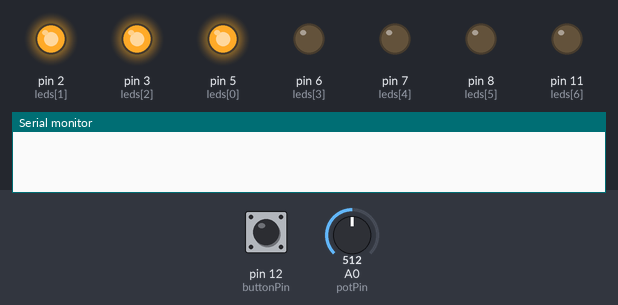
The sketch below on a simulated Arduino Uno, built with avr-gcc and run on an emulated ATmega328P. Parts: output pins drawn as LEDs (lit = HIGH), the last lines printed to the serial monitor. The test bench sets the inputs (shaded band); at power-on: pin 12 (buttonPin) LOW, A0 (potPin) = 512. Random numbers use the default seed unless the sketch sets one.

Above: at 2.7 s.
2.8 s: pin 12 (buttonPin) pulled HIGH for 1 s
At 3.1 s:
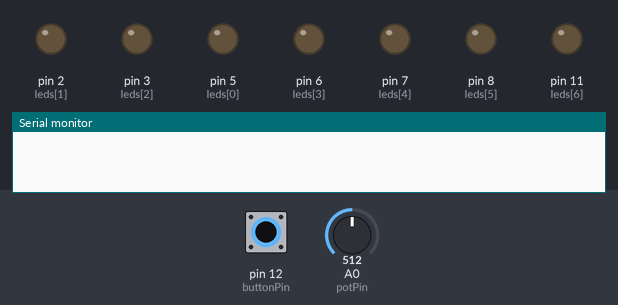
At 6.7 s:
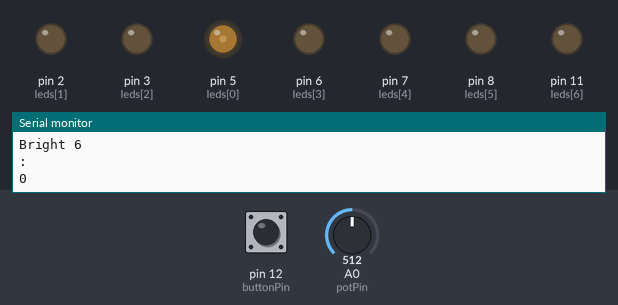
6.8 s: A0 (potPin) set to 716
9.8 s: A0 (potPin) set to 695
At 11.4 s:
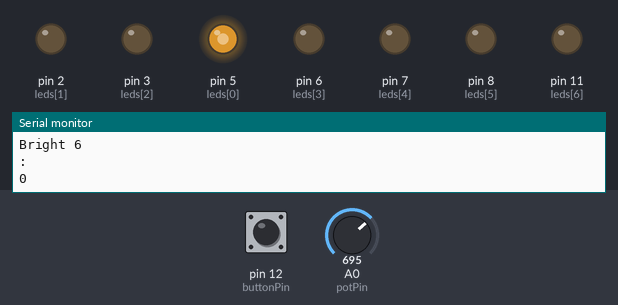
12.8 s: pin 12 (buttonPin) pulled HIGH for 3.2 s
At 17.83 s:
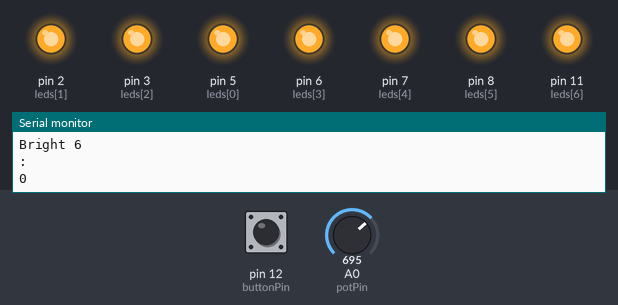
18.5 s: pin 12 (buttonPin) pulled HIGH for 0.15 s
24.6 s: pin 12 (buttonPin) pulled HIGH for 0.15 s
Timing chart, 0 to 37.2 s (numbered marks = the images above; inputs shaded):
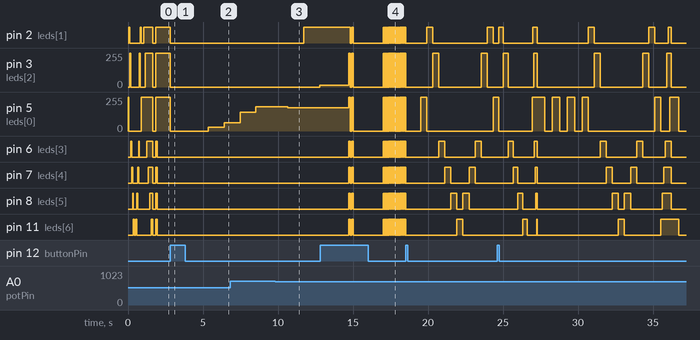

The sketch:

sitting-timer-led.ino
```cpp
//set sitting time in secounds(CHANGE TO MINUTES):
int sitTime = 20;
//set rest time in secounds(CHANGE TO MINUTES):
int restTime = 5;
//set Max brightness:
//int maxBrightness = 150;
//set ledCount:
int ledCount = 7;
// secounds for one LED:
int ledTime = 10;
// pulsing speed:
int dimSpeed = 2;

//sitTime=sitTime*60; //change to secounds
//restTime=restTime*60; //change to secounds

int leds[] = {5, 2, 3, 6, 7, 8, 11};   // LEDs from right to left connected to these pins
int buttonPin = 12;          // the number of the pushbutton pin
int buttonState = 0;         // variable for reading the pushbutton status
int potPin = A0;             // potentiometer pin
int wins = 0, loses = 0;    // for counting score in minigame

// function for max brightness:
int maxBrightness()
{
  int maxBrightness = analogRead(A0);
  maxBrightness = map(maxBrightness, 50, 1000, 10, 255);

  if (maxBrightness > 255)
  {
    maxBrightness = 255;
  }
  else if (maxBrightness < 10)
  {
    maxBrightness = 10;
  }

  return maxBrightness;
}

//Brightness function:
int brightness(int pin, int brightX, int maxBrig)
{
  int unit = maxBrig / ledCount;                   //unit for calculating brightness
  int bright = ledCount*(brightX-(unit*(pin+1))+unit);
  if (bright > maxBrig)
  {
    bright = maxBrig;
  }
  else if (bright < 0)
  {
    bright = 0;
  }

  Serial.print("Bright "); Serial.println(pin); Serial.println(": "); Serial.println(bright);
  return bright;
}

// functions for animation:
void onAll()
{
  for (int i = ledCount; i > -1; i--)
  {
  analogWrite(leds[i], 255);
  }
}

void offAll()
{
  for (int i = ledCount; i > -1; i--)
  {
    analogWrite(leds[i], 0);
  }
}

void RtoL(int pause)
{
  for (int i = ledCount-1; i >= 0; i--)
  {
    analogWrite(leds[i], 255);
    delay(pause);
    analogWrite(leds[i], 0);
  }
}

void LtoR(int pause)
{
  for (int i = 0; i < ledCount; i++)
  {
    analogWrite(leds[i], 255);
    delay(pause);
    analogWrite(leds[i], 0);
  }
}

void chargeL(int pause)
{
  for (int i = 0; i < ledCount; i++)
  {
    analogWrite(leds[i], 255);
    delay(pause);
  }
  offAll();
}

void chargeR(int pause)
{
  for (int i = ledCount-1; i > -1; i--)
  {
    analogWrite(leds[i], 255);
    delay(pause);
  }
  offAll();
}

bool win()
{
  offAll();
  chargeL(50);
  offAll();
  wins = wins + 1;  //counts score

  //show score:
  for (int i = 0; i < 3; i++)
  {
    for (int j = 0; j < wins; j++)
    {
      analogWrite(leds[j], 255);
    }
    for (int j = 1; j <= loses; j++)
    {
      analogWrite(leds[ledCount-j], 255);
    }
    delay(500);
    for (int j = 0; j < wins; j++)
    {
      analogWrite(leds[j], 0);
    }
    for (int j = 1; j <= loses; j++)
    {
      analogWrite(leds[ledCount-j], 0);
    }
    delay(500);
  }

  //finishes game:
  if (wins < 3)
  {
    return true;
  }
  else if (wins == 3)
  {
    return false;
  }
}

bool lost()
{
  offAll();
  chargeR(100);
  offAll();
  loses = loses + 1; //counts score

  //show score:
  for (int i = 0; i < 3; i++)
  {
    for (int j = 0; j < wins; j++)
    {
      analogWrite(leds[j], 255);
    }
    for (int j = 1; j <= loses; j++)
    {
      analogWrite(leds[ledCount-j], 255);
    }
    delay(500);
    for (int j = 0; j < wins; j++)
    {
      analogWrite(leds[j], 0);
    }
    for (int j = 1; j <= loses; j++)
    {
      analogWrite(leds[ledCount-j], 0);
    }
    delay(500);
  }

  //finishes game:
  if (loses < 3)
  {
    return true;
  }
  else if (loses == 3)
  {
    return false;
  }
}

int game(int diff)
{
  bool goal = false;
  analogWrite(leds[0], 255);
  delay(diff);
  analogWrite(leds[0], 0);
  while (goal == false)
  {
    //Left to right:
    for (int i = 1; i <= ledCount; i++)
    {
      //moves:
      if (i < (ledCount-1))
      {
        analogWrite(leds[i], 255);
        delay(diff);
        analogWrite(leds[i], 0);
      }
      //checks if bloked:
      else
      {
        analogWrite(leds[i], 255);
        delay(diff);
        analogWrite(leds[i], 0);

        int block = random(10);
        if (block < 9) // 90% block chance
        {
          break;
        }
        //if not bloked:
        else
        {
          delay(diff);
          goal = true;
          return win();
        }
      }

    }

    //Right to left:
    bool forth = false;
    for (int i = (ledCount - 2); i >= -1; i--)
    {
      //moves and checks if button pressed
      if (i > 0)
      {
        analogWrite(leds[i], 255);
        for (int j = 0; j < 100; j++)
        {
          buttonState = digitalRead (buttonPin);
          //if pressed to early:
          if (buttonState == HIGH)
          {
            goal = true;
            return lost();
          }
          delay(diff/100);
        }
        analogWrite(leds[i], 0);
      }
      //actions on last LED:
      else if (i == 0)
      {
        analogWrite(leds[i], 255);
        //checks button state:
        for (int j=0; j < 100; j++)
        {
          buttonState = digitalRead (buttonPin);
          if (buttonState == HIGH)
          {
            diff = diff - (diff/5);
            //continue dalay for smooter action:
            for (; j < 100; j++)
            {
              delay(diff/100);
            }
            analogWrite(leds[i], 0);
            forth = true;
          }
          delay(diff/100);
        }
      }
      //if button pressed:
      if (forth == true)
      {
        break;
      }
      //if button not pressed:
      else if (i == -1)
      {
        goal == true;
        return lost();
      }
    }

  }
}

// function for stoping counter
bool kill()
{
  for (int i=0; i<20; i++)
  {
    buttonState = digitalRead (buttonPin);
    if (buttonState == HIGH && i>18)
    {
      onAll();
      delay(100);
      offAll();
      delay(100);
      onAll();
      delay(100);
      offAll();
      while (buttonState == HIGH)
      {
        buttonState = digitalRead (buttonPin);
      }
      return true;
    }
    else if (buttonState == HIGH)
    {
      delay(100);
    }
    else if (buttonState == LOW)
    {
      return false;
    }
  }
}

void setup() {

  Serial.begin(9600);

  //sitTime=sitTime*1000; //CHANGE TO MINUTES
  //restTime=restTime*1000; //CHANGE TO MINUTES

  // initialize the pushbutton pin as an input:
  pinMode(buttonPin, INPUT);

  // initialize digital pin for leds as an output.
  for (int i = 0; i < ledCount; i++)
  {
    pinMode(leds[i], OUTPUT);
  }

  //Starting animation:
  //left to right
  LtoR(60);
  delay(100);

  //right to left
  RtoL(60);

  //charging left to right
  chargeL(100);
  delay(100);

  //off all
  offAll();
  delay(100);

  //on all
  onAll();
  delay(100);

  //time selector:
  while (buttonState == LOW)
  {
    int potVal = analogRead(potPin);
    int allTimeLED = map (potVal, 50, 1000, 1, ledCount); // potentiometer range reduced
    int i = 0;

    for (; i < allTimeLED; i++)
    {
      analogWrite (leds[i], 255);
    }
    for (; i < ledCount; i++)
    {
      analogWrite (leds[i], 0);
    }

    int allTime = allTimeLED * ledTime;
    sitTime = allTime * 0.92;
    restTime = allTime - sitTime;
    buttonState = digitalRead (buttonPin);

  }
}

void loop() {

/*
  //DELETE:  ///////////////////////////////////////////////////////////////////////////
  while (buttonState == LOW)
  {
    buttonState = digitalRead (buttonPin);
  }

  offAll();
  delay(1000);

  int gaming = true;
  int score = 0;
  int diff = 400; // difficulty
  while (gaming == true)
  {
    gaming = game(diff);
  }

  //TILL HERE
*/
  //off all
  offAll();

  delay (500);

  // read the state of the pushbutton value:
  buttonState = digitalRead(buttonPin);

  //start timer:
  while (buttonState == LOW)
  {
//    Serial.print("Start timer "); //Serial.println(pin);
    int maxBrig = maxBrightness();

    //delay while checking button:
    for (int i = 0; i<800; i++)
    {
      maxBrig = maxBrightness();

        for (int i = ledCount; i > -1; i--)
      {
        analogWrite(leds[i], maxBrig);
      }

      buttonState = digitalRead(buttonPin);
      if (buttonState == HIGH)
      {
        break;
      }
      delay(1);
    }

    for (int i = ledCount; i > -1; i--)
    {
      analogWrite(leds[i], 0);
    }

    //delay while checking button:
    for (int i = 0; i<200; i++)
    {
      buttonState = digitalRead(buttonPin);
      if (buttonState == HIGH)
      {
        break;
      }
      delay(1);
    }

  }

  delay(1000);

  //Loop for sitting:
  for (int i = 0; i < sitTime; i++)
  {
    bool reset = false;
    int maxBrig = maxBrightness();
    int brightX = map(i, 0, sitTime, 0, maxBrig); // maping for brighten

    //Turn on what needs to be on:
    for (int j=0; j<ledCount; j++)
    {
      analogWrite(leds[j], brightness(j, brightX, maxBrig));
    }

    for (int k=0; k<10; k++) // delay while checking button press
    {
      buttonState = digitalRead(buttonPin);
      if (buttonState == HIGH)
      {
        reset = kill();
      }
      delay(100);
    }
    if (reset == true)
    {
      break;
    }
  }

  //Wait for button press:
  buttonState = digitalRead(buttonPin);
  while (buttonState == LOW)
  {
    buttonState = digitalRead(buttonPin);
    //Add animation to stop sitting: /////////////////////////////////////////////
    onAll();
    delay(10);
    offAll();
    delay(10);
  }

  delay(1000);

  //Ping pong mini game to distract from work:
  int gaming = true;
  int score = 0;
  int diff = 400; // difficulty
  while (gaming == true)
  {
    gaming = game(diff);
  }

  //Brake:
  // pulsing:
  bool fade;
  int pulse = 11;
  for (int i = 0; i < (restTime*100); i++)
  {
    if (pulse <= (10+dimSpeed))
    {
      fade = false;
      pulse = 11;
    }
    else if (pulse >= (256-dimSpeed))
    {
      fade = true;
      pulse = 255;
    }

    if (fade == false)
    {
      pulse = pulse + dimSpeed;;
    }
    else
    {
      pulse = pulse - dimSpeed;
    }

    for (int j = ledCount; j > -1; j--)
    {
      analogWrite(leds[j], pulse);
    }
    delay(10);
    //buttonState = digitalRead(buttonPin); //Add kill
  }
}
```

Measured:
- after the input at 2.8 s, pin 2 (leds[1]): HIGH → LOW at once; pin 3 (leds[2]): 255/255 → 0/255 at once; pin 5 (leds[0]): 255/255 → 0/255 at once, → 28/255 2.6 s later, → 63/255 1.1 s later
- after the input at 9.8 s, pin 5 (leds[0]): 181/255 → 176/255 after 0.85 s
- after the input at 12.8 s, pin 2 (leds[1]): goes LOW 0.10 s, HIGH 0.10 s, LOW 2.0 s, 74 × (HIGH 0.01 s, LOW 0.01 s), then HIGH, starting after 2.0 s; pin 5 (leds[0]): goes 255/255 0.10 s, 0/255 0.10 s, 255/255 0.10 s, 0/255 2.0 s, 74 × (255/255 0.01 s, 0/255 0.01 s), then 255/255, starting after 1.9 s
